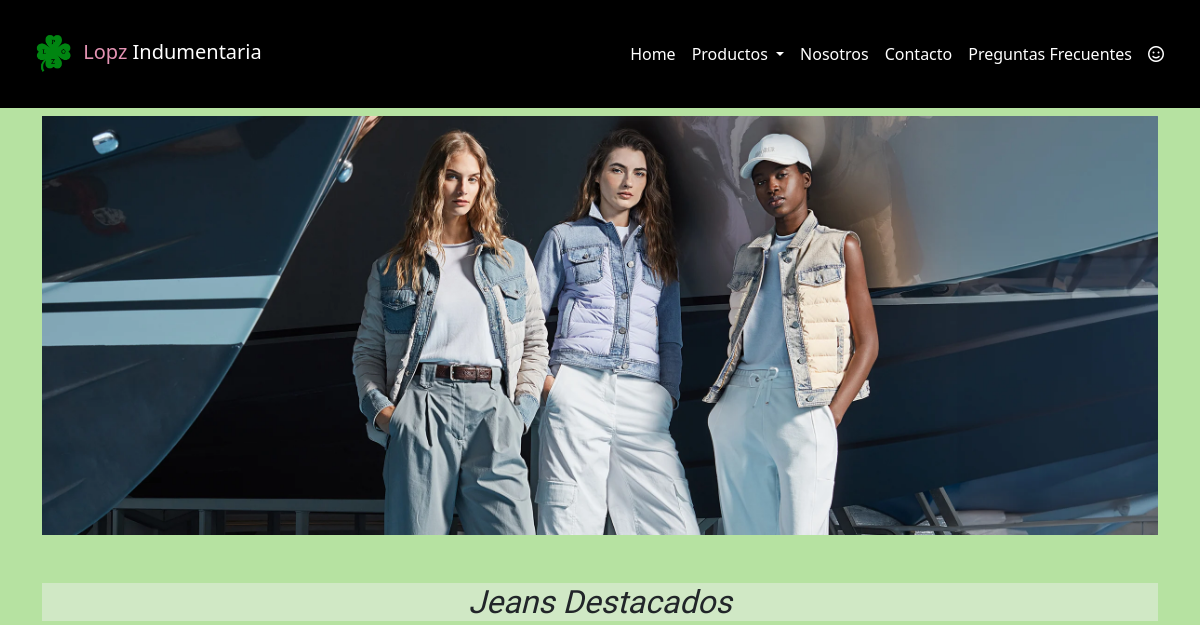
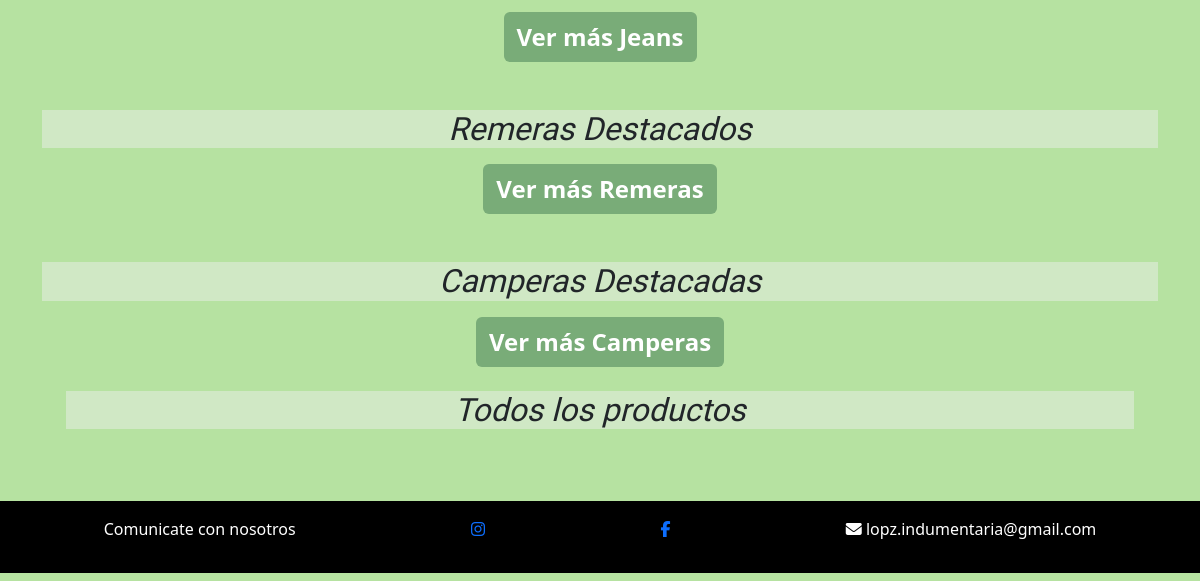
Before: / with the older database file (2 pictures, top to bottom).
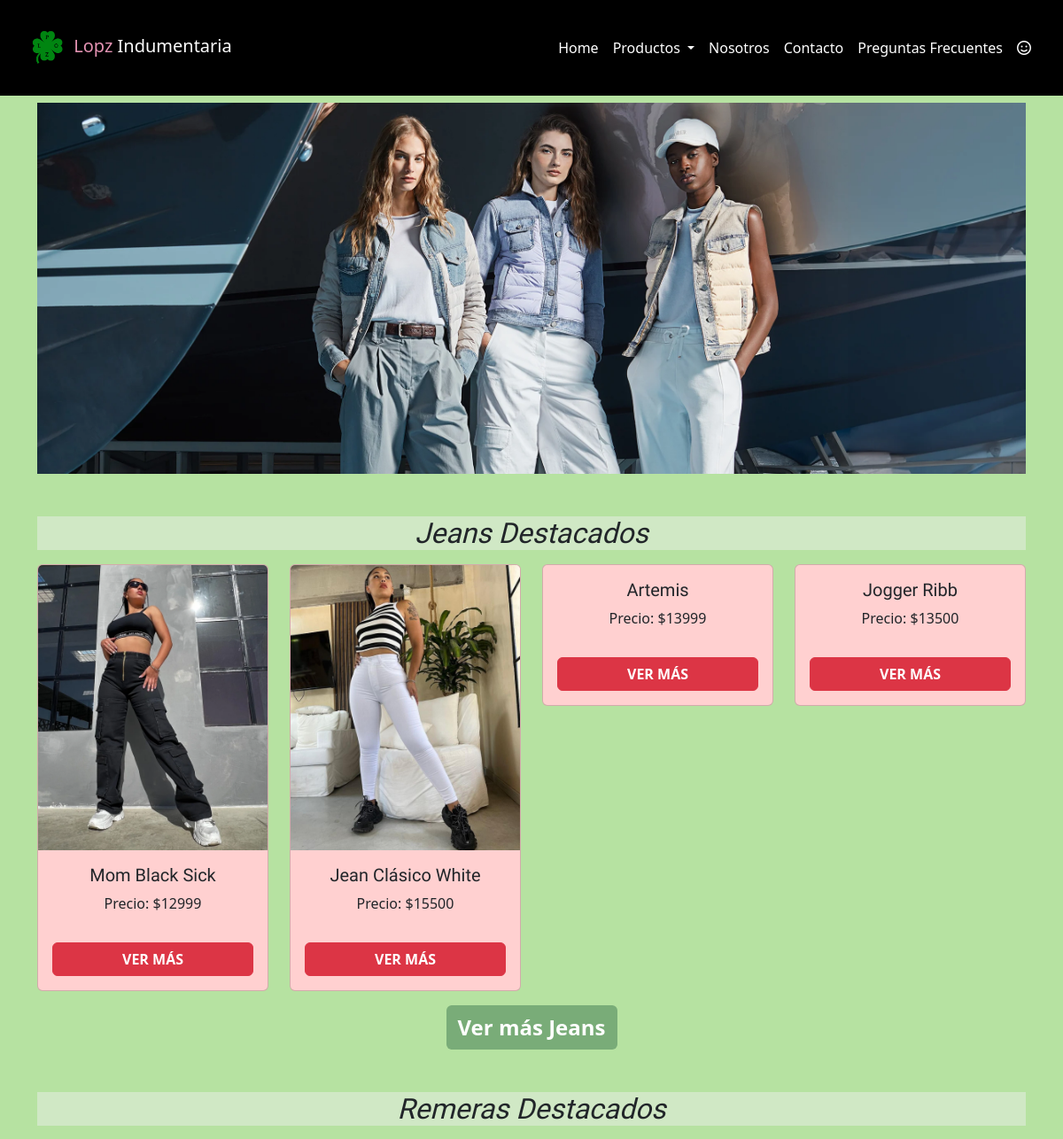
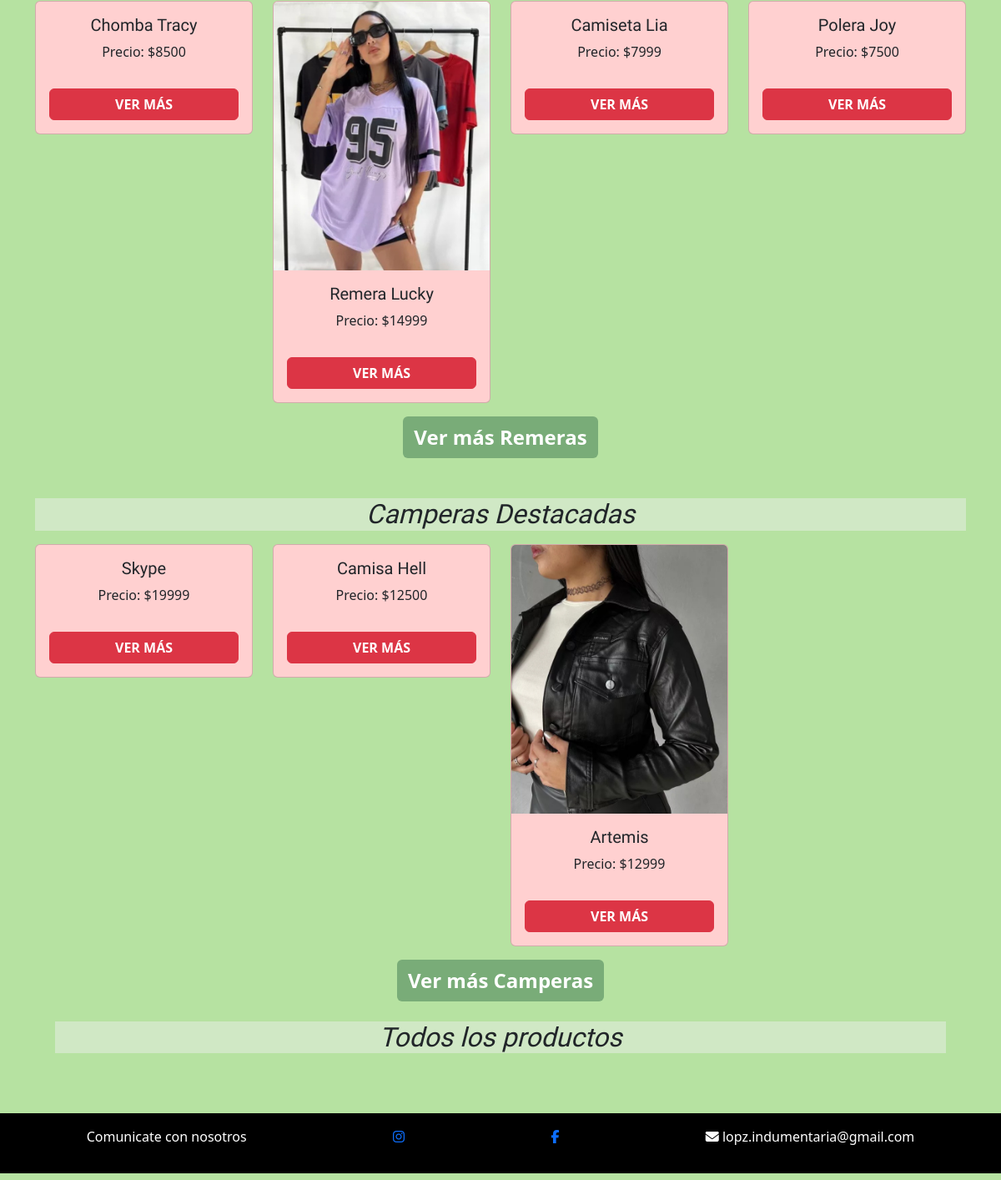
After: the same page with the newer database file (2 pictures, top to bottom).
### tables this page shows
CREATE TABLE `productos` (
  `id` int(11) NOT NULL,
  `nombre` varchar(200) NOT NULL,
  `id_catalogo` int(11) NOT NULL,
  `descripcion` varchar(500) NOT NULL,
  `talles` varchar(50) NOT NULL,
  `stock` int(11) NOT NULL,
  `imagen` varchar(500) NOT NULL,
  `precio` int(11) NOT NULL,
  `destacado` int(11) NOT NULL
);

### classes/Producto.php (called while the page is built, shortened)
<?php
    class Producto{
        protected $id;
        protected $nombre;
        protected $imagen;
        protected $precio;
public function destacadoJean() {
    $conexion = (new Conexion())->getConexion();
    $query = "SELECT * FROM productos WHERE destacado = 1";
    $PDOStatment = $conexion->prepare($query);
    $PDOStatment->setFetchMode(PDO::FETCH_CLASS, self::class);
    $PDOStatment->execute();
    $resultado = $PDOStatment->fetchAll();
    return $resultado;
}
public function destacadoRemeras() {
    $conexion = (new Conexion())->getConexion();
    $query = "SELECT * FROM productos WHERE destacado = 2";
    $PDOStatment = $conexion->prepare($query);
    $PDOStatment->setFetchMode(PDO::FETCH_CLASS, self::class);
    $PDOStatment->execute();
    $resultado = $PDOStatment->fetchAll();
    return $resultado;
}
public function destacadoCamperas() {
    $conexion = (new Conexion())->getConexion();
    $query = "SELECT * FROM productos WHERE destacado = 3";
    $PDOStatment = $conexion->prepare($query);
    $PDOStatment->setFetchMode(PDO::FETCH_CLASS, self::class);
    $PDOStatment->execute();
    $resultado = $PDOStatment->fetchAll();
    return $resultado;
}
        public function getId()
        {
                return $this->id;
        }
        public function getNombre()
        {
                return $this->nombre;
        }
        public function getImagen()
        {
                return $this->imagen;
        }
        public function getPrecio()
        {
                return $this->precio;
        }
    }
?>

### views/home.php (the view, shortened to what this page needs)
<?php
$miObjetoBici = new Producto();
$productos = $miObjetoBici->destacadoJean();
$productos2 = $miObjetoBici->destacadoRemeras();
$productos3 = $miObjetoBici->destacadoCamperas();
?>
<img src="img/banner.webp" class="img-fluid" alt="...">
<div class="mt-5 mb-3">
    <h2 class="text-center" style="background-color: #D0E8C5;">Jeans Destacados</h2>
</div>
<div class="row">
    <?php foreach ($productos as $ropa) { ?>
        <div class="col-3 mb-3">
            <div class="card text-center" style="background-color: #FFD0D0">
                <img src="img/<?=$ropa->getImagen()?>" class="card-img-top" alt="">
                <div class="card-body">
                    <h5 class="card-title"><?=$ropa->getNombre()?></h5>
                    <p class="card-text">Precio: $<?=$ropa->getPrecio()?></p>
                </div>
                <div class="card-body">
                    <a href="index.php?sec=producto&id=<?= $ropa->getId() ?>" class="btn btn-danger w-100 fw-bold">VER MÁS</a>
                </div>
            </div>
        </div>
    <?php } ?>
</div>
<div class="d-flex justify-content-center">
<a href="index.php?sec=categoria&cat=1" class="btn btn  fw-bold fs-4" style="text-decoration: none; color:white; background-color: #79AC78;">Ver más Jeans</a>
</div>
<div class="mt-5 mb-3">
    <h2 class="text-center" style="background-color: #D0E8C5;" >Remeras Destacados</h2>
</div>
<div class="row">
    <?php foreach ($productos2 as $ropa) { ?>
        <div class="col-3 mb-3">
            <div class="card text-center" style="background-color: #FFD0D0">
                <img src="img/<?=$ropa->getImagen()?>" class="card-img-top" alt="">
                <div class="card-body">
                    <h5 class="card-title"><?=$ropa->getNombre()?></h5>
                    <p class="card-text">Precio: $<?=$ropa->getPrecio()?></p>
                </div>
                <div class="card-body">
                    <a href="index.php?sec=producto&id=<?= $ropa->getId() ?>" class="btn btn-danger w-100 fw-bold">VER MÁS</a>
                </div>
            </div>
        </div>
    <?php } ?>
</div>
<div class="d-flex justify-content-center">
<a href="index.php?sec=categoria&cat=1" class="btn btn  fw-bold fs-4" style="text-decoration: none; color:white; background-color: #79AC78;">Ver más Remeras</a>
</div>
<div class="mt-5 mb-3">
    <h2 class="text-center" style="background-color: #D0E8C5;">Camperas Destacadas</h2>
</div>
<div class="row">
    <?php foreach ($productos3 as $ropa) { ?>
        <div class="col-3 mb-3">
            <div class="card text-center" style="background-color: #FFD0D0">
                <img src="img/<?=$ropa->getImagen()?>" class="card-img-top" alt="">
                <div class="card-body">
                    <h5 class="card-title"><?=$ropa->getNombre()?></h5>
                    <p class="card-text">Precio: $<?=$ropa->getPrecio()?></p>
                </div>
                <div class="card-body">
                    <a href="index.php?sec=producto&id=<?= $ropa->getId() ?>" class="btn btn-danger w-100 fw-bold">VER MÁS</a>
                </div>
            </div>
        </div>
    <?php } ?>
</div>
<div class="d-flex justify-content-center">
<a href="index.php?sec=categoria&cat=1" class="btn btn  fw-bold fs-4" style="text-decoration: none; color:white; background-color: #79AC78;">Ver más Camperas</a>
</div>
<div class="mt-1 mb-5">
<h2 class="text-center m-4" style="background-color: #D0E8C5;">Todos los productos</h2>
</div>

Changed rows visible on the page:
now on this page (row edited): productos: imagen (picture), nombre "Mom Black Sick", precio "12999", shown under "Jeans Destacados"
now on this page (row edited): productos: imagen (picture), nombre "Jean Clásico White", precio "15500", shown under "Jeans Destacados"
now on this page (row edited): productos: nombre "Artemis", precio "13999", shown under "Jeans Destacados"
now on this page (row edited): productos: nombre "Jogger Ribb", precio "13500", shown under "Jeans Destacados"
now on this page (row edited): productos: nombre "Chomba Tracy", precio "8500", shown under "Remeras Destacados"
now on this page (row edited): productos: imagen (picture), nombre "Remera Lucky", precio "14999", shown under "Remeras Destacados"
now on this page (row edited): productos: nombre "Camiseta Lia", precio "7999", shown under "Remeras Destacados"
now on this page (row edited): productos: nombre "Polera Joy", precio "7500", shown under "Remeras Destacados"
added productos: nombre "Skype", precio "19999", shown under "Camperas Destacadas"
added productos: nombre "Camisa Hell", precio "12500", shown under "Camperas Destacadas"
added productos: imagen (picture), nombre "Artemis", precio "12999", shown under "Camperas Destacadas"
